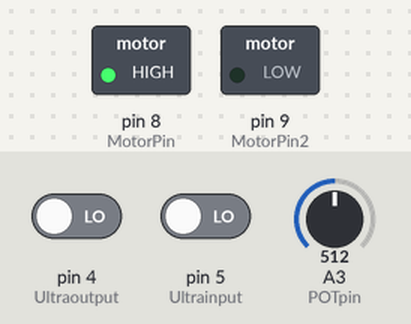
This sketch was run on a simulated Arduino Uno, built with avr-gcc and run on an emulated ATmega328P. Shown: switched loads named in the sketch (green lamp = pin HIGH). The inputs (shaded band) are chosen by the test bench; at power-on: pin 4 (Ultraoutput) LOW, pin 5 (Ultrainput) LOW, A3 (POTpin) = 512. What the sketch prints to the serial monitor is not drawn.

Above: at 1.2 s.
1.3 s: pin 4 (Ultraoutput) driven HIGH
2.8 s: pin 5 (Ultrainput) driven HIGH
Timing chart, 0 to 5.8 s (numbered marks = the images above; inputs shaded):
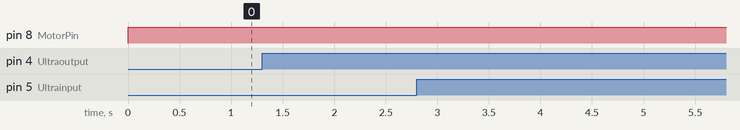

The sketch:

ISIM_Lab_Final.ino
```cpp
int POTpin = 3;
int Ultrainput = 5;
int Ultraoutput2 = 6;
int Ultraoutput = 4;
int MotorPin = 8;
int MotorPin2 = 9;
int res = 0;
unsigned long duration = 0;
unsigned long threshold = 0;
unsigned long startTime = 0;
unsigned long endTime = 0;
unsigned long endTime2 = 0;
unsigned long duration2 = 0;
boolean notstarted = true;
boolean ended = false;
boolean ran = false;
boolean ran2 = false;
boolean run1 = false;
boolean measure2 = false;
boolean ended2 = false;
boolean forward = true;
boolean middle = true;
int pot = 40;
//int count1 = 0;
//int count2 = 0;

void setup() {
  Serial.begin(9600);
  pinMode(MotorPin, OUTPUT);
  pinMode(MotorPin2, OUTPUT);
  pinMode(Ultrainput, INPUT);
  pinMode(Ultraoutput2, INPUT);
  pinMode(Ultraoutput, INPUT);

}

void motor(int pot){

  if (pot < 10 && forward && middle){
    forward = false;
    middle = false;
  }else if(pot >340 && !forward && middle){
    forward = true;
    middle = false;
  }
  if(pot <120 && pot > 90){
    middle = true;
  }

}

void loop() {
  unsigned int currentmicros = micros();
/*    int pot = analogRead(POTpin) *((float)360 / 1023)

  //Serial.println(potentiometer());
    if (pot < 10 && forward && middle){
    forward = false;
    middle = false;
  }else if(pot >340 && !forward && middle){
    forward = true;
    middle = false;
  }
  if(pot <120 && pot > 90){
    middle = true;
  }*/
  if(forward){
    digitalWrite(MotorPin2, LOW);
    digitalWrite(MotorPin, HIGH);
  }else{
    digitalWrite(MotorPin, LOW);
    digitalWrite(MotorPin2, HIGH);
  }


if((digitalRead(Ultrainput)== HIGH) && notstarted){
  startTime = currentmicros;
  notstarted = false;
  ended=false;
  ended2 = false;
  ran = false;
  ran2 = false;
  run1 = false;
  measure2 = false;
}
  //Serial.println("NOT HERE");
if ((digitalRead(Ultraoutput)== HIGH) && !ended){
  endTime = currentmicros;
  ended = true;
  ran = true;
}
//////////////////////////////////////
  //THIS PART IS FOR THE LONGER READING
  ///////////////////////////////////////
  /*
if(digitalRead(Ultraoutput2) == HIGH && !run1 && !ended2){
  run1 = true;
}
if(digitalRead(Ultraoutput2) == LOW && run1 && !ended2){
  measure2 = true;
}
if(digitalRead(Ultraoutput2) == HIGH && measure2 && !ended2){
  endTime2 = currentmicros;
  ran2 = true;
  ended2 = true;
}
*/
// END OF LONGER READING PART
////////////////////////////

//threshold = currentmicros - startTime;
if(currentmicros - startTime > 2500){
  notstarted = true;
}
//Serial.println(currentmicros - startTime);
duration = endTime - startTime;
duration2 = endTime2 - startTime;
if(ran || ran2){
  if(ran){
    Serial.print(duration);
    Serial.print('t');
    pot = analogRead(POTpin) *((float)360 / 1023);
    Serial.println(pot);
    motor(pot);
    //Serial.println("ONE");
    //Serial.println(micros());
  }
  if(ran2 && !ran){
    Serial.print(duration2);
    Serial.print('t');
    pot = analogRead(POTpin) *((float)360 / 1023);
    Serial.println(pot);
    motor(pot);
  }

  ran = false;
  ran2 = false;
}
}
```

Measured:
- after the input at 1.3 s, every drawn part: stays the same
- after the input at 2.8 s, every drawn part: stays the same
